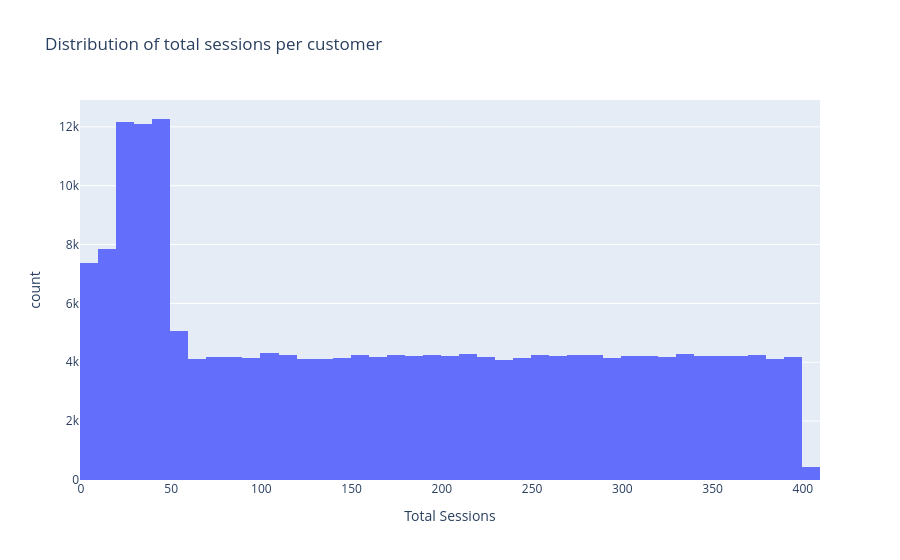

Notebook source saved alongside this figure:
### Code cell
fig_sessions_hist = px.histogram(
    df,
    x='total_sessions',
    nbins=50,
    title='Distribution of total sessions per customer',
    labels={
        'total_sessions': 'Total Sessions',
        'count': 'Customers'
    }
)
fig_sessions_hist.update_layout(showlegend=False)
fig_sessions_hist.show()

### Figure 1 — Plotly figure (JSON) as saved in the notebook; plotly's stock layout.template omitted (floating-point values rounded to 4 significant figures; data arrays with more than 128 entries replaced by an {"elided": "..."} marker saying what was removed)
{"data": [{"bingroup": "x", "hovertemplate": "Total Sessions=%{x}<br>count=%{y}<extra></extra>", "legendgroup": "", "marker": {"color": "#636efa", "pattern": {"shape": ""}}, "name": "", "nbinsx": 50, "orientation": "v", "showlegend": false, "type": "histogram", "x": {"elided": "200000 int values"}, "xaxis": "x", "yaxis": "y"}], "layout": {"barmode": "relative", "legend": {"tracegroupgap": 0}, "showlegend": false, "title": {"text": "Distribution of total sessions per customer"}, "xaxis": {"anchor": "y", "domain": [0, 1], "title": {"text": "Total Sessions"}}, "yaxis": {"anchor": "x", "domain": [0, 1], "title": {"text": "count"}}}}
